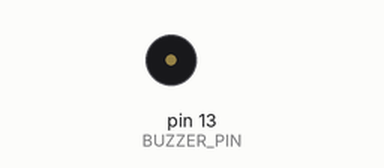
Bench run of a sketch on a simulated Arduino Uno, built with avr-gcc and run on an emulated ATmega328P. Parts: buzzer (waves = sounding).

Above: at 0.5 s.
At 8.3 s:
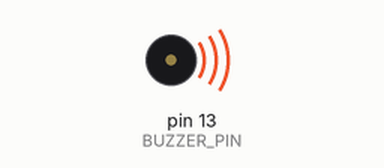
Timing chart, 0 to 10.7 s (numbered marks = the images above):
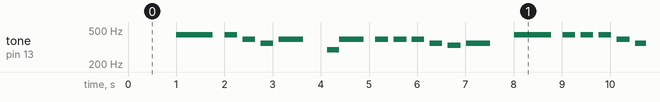

The sketch:

calm.ino
```cpp
#define BUZZER_PIN 13

// notes frequencies
#define A1 440
#define G1 392
#define F1 349
#define E1 330
#define D1 294

// rate 120 4/4
#define FULL 2000
#define HALF 1000
#define QUARTER 500
#define EIGHTH 250
#define SIXTEENTH 125

#define NOTES_COUNT 31

class Note {

  public:
    Note(unsigned int frequency, unsigned int duration, unsigned int silentDuration) {
      _frequency = frequency;
      _duration = duration;
      _silentDuration = silentDuration;
    }

    unsigned int getFrequency()
    {
      return _frequency;
    }
    unsigned int getDuration()
    {
      return _duration;
    }
    unsigned int getSilentDuration()
    {
      return _silentDuration;
    }

  private:
    unsigned int _frequency;
    unsigned int _duration;
    unsigned int _silentDuration;
};

Note melody[NOTES_COUNT] = {
  Note(0, 0, HALF),
  Note(A1, QUARTER + EIGHTH, EIGHTH),
  Note(A1, EIGHTH, SIXTEENTH),
  Note(G1, EIGHTH, SIXTEENTH),
  Note(F1, EIGHTH, SIXTEENTH),
  Note(G1, QUARTER, QUARTER),

  Note(D1, EIGHTH, 0),
  Note(G1, QUARTER, EIGHTH),
  Note(G1, EIGHTH, SIXTEENTH),
  Note(G1, EIGHTH, SIXTEENTH),
  Note(G1, EIGHTH, SIXTEENTH),
  Note(F1, EIGHTH, SIXTEENTH),
  Note(E1, EIGHTH, SIXTEENTH),
  Note(F1, QUARTER, QUARTER),

  Note(A1, QUARTER + EIGHTH, EIGHTH),
  Note(A1, EIGHTH, SIXTEENTH),
  Note(A1, EIGHTH, SIXTEENTH),
  Note(A1, EIGHTH, SIXTEENTH),
  Note(G1, EIGHTH, SIXTEENTH),
  Note(F1, EIGHTH, SIXTEENTH),
  Note(G1, EIGHTH, 0),
  Note(F1, EIGHTH, 0),
  Note(E1, EIGHTH, QUARTER),

  Note(D1, EIGHTH, 0),
  Note(G1, QUARTER, EIGHTH),
  Note(G1, EIGHTH, SIXTEENTH),
  Note(G1, EIGHTH, SIXTEENTH),
  Note(G1, EIGHTH, SIXTEENTH),
  Note(F1, EIGHTH, SIXTEENTH),
  Note(E1, EIGHTH, SIXTEENTH),
  Note(F1, QUARTER, HALF),
};

unsigned long startTime = 0;
unsigned int currentNoteIndex = 0;
bool started = false;

void setup() {
  // put your setup code here, to run once:
  pinMode(BUZZER_PIN, OUTPUT);
}

void loop() {
  // put your main code here, to run repeatedly:
  if (!started) {
    startTime = millis();
    started = true;
  }
  unsigned long currentTime = millis() - startTime;

  if (currentTime < melody[currentNoteIndex].getDuration()) {
    tone(BUZZER_PIN, melody[currentNoteIndex].getFrequency(), 20);
  } else if (currentTime > melody[currentNoteIndex].getDuration() + melody[currentNoteIndex].getSilentDuration()) {
    currentNoteIndex++;
    if (currentNoteIndex == NOTES_COUNT) {
      currentNoteIndex = 0;
    }
    started = false;
  }
}
```

Measured:
- by itself, tone on pin 13 (BUZZER_PIN): plays 440 Hz for 0.76 s, 440 Hz for 0.26 s, 392 Hz for 0.27 s, 349 Hz for 0.26 s, 392 Hz for 0.50 s, 294 Hz for 0.25 s … (237 notes in this stretch)
